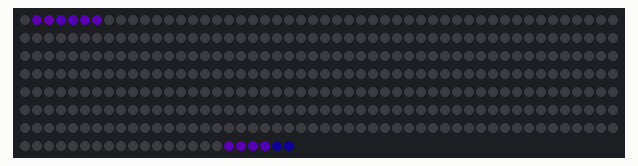
Bench run of a sketch on a simulated Arduino Uno, built with avr-gcc and run on an emulated ATmega328P. On the bench: 373 RGB LEDs in strip order, left to right, continuing on the next row. Dim RGB values are drawn brighter than linear; random numbers use the default seed unless the sketch sets one.

Above: at 3.1 s.
At 7.6 s:
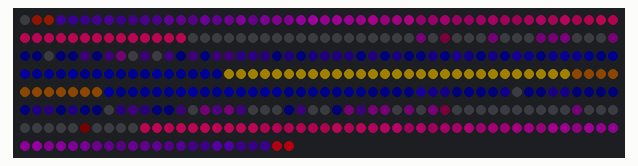
At 12.22 s:
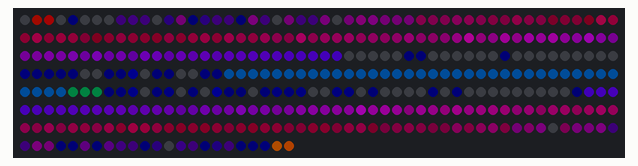
At 21.47 s:
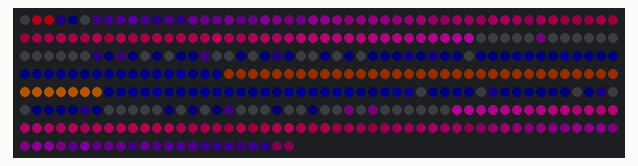
At 27.91 s:
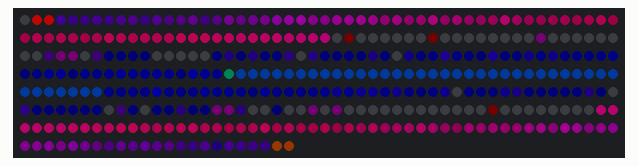
At 39.83 s:
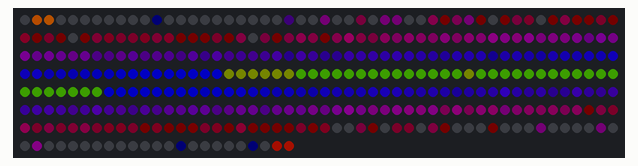

The sketch:

platform_ladder.ino
```cpp
#include <FastLED.h>

FASTLED_USING_NAMESPACE

#define DATA_PIN              2
#define LED_TYPE        WS2812B
#define COLOR_ORDER         GRB
#define NUM_LEDS            373 // 2 per top, 164 per side, 40 on bottom step, plus 1 extra to account for a bug
#define BRIGHTNESS           96
#define FRAMES_PER_SECOND   180

CRGB leds[NUM_LEDS];
uint8_t offset = 0;
uint8_t autoHue = 0;        // auto-rotating "base color" used by many of the patterns

uint8_t lastStepLED = 167;
uint8_t curSidePixel = 0;   // the index of the current side pixel (adjusted for each side)

DEFINE_GRADIENT_PALETTE(sides_gp) {
  0, 65, 0, 177,
  48, 187, 9, 90,
  166, 0, 0, 255,
  255, 65, 0, 177
};

CRGBPalette16 sidePalette = sides_gp;

void setup()
{
  delay(3000); // 3 second delay for recovery

  // tell FastLED about the LED strip configuration
  FastLED.addLeds<LED_TYPE, DATA_PIN, COLOR_ORDER>(leds, NUM_LEDS).setTemperature(TypicalLEDStrip);

  // set master brightness control
  FastLED.setBrightness(BRIGHTNESS);
}

void loop() {
  topBits();
  sides();
  bottomStep();

  // send the 'leds' array out to the actual LED strip
  FastLED.show();
  // insert a delay to keep the framerate modest
  FastLED.delay(1000 / FRAMES_PER_SECOND);

  EVERY_N_MILLISECONDS( 2 ) {
    autoHue++;  // slowly cycle the "base color" through the rainbow
  }
}

void topBits() {
  uint8_t BeatsPerMinute = 60;
  CRGBPalette16 palette = PartyColors_p;
  uint8_t beat = beatsin8(BeatsPerMinute, 64, 255);

  leds[1] = ColorFromPalette(palette, autoHue + (0 * 2), beat - autoHue + (0 * 10));
  leds[2] = ColorFromPalette(palette, autoHue + (1 * 2), beat - autoHue + (1 * 10));
  leds[NUM_LEDS - 2] = ColorFromPalette(palette, autoHue + ((NUM_LEDS - 2) * 2), beat - autoHue + ((NUM_LEDS - 2) * 10));
  leds[NUM_LEDS - 1] = ColorFromPalette(palette, autoHue + ((NUM_LEDS - 1) * 2), beat - autoHue + ((NUM_LEDS - 1) * 10));
}

void sides() {
  uint8_t sideStart = 3;
  uint8_t sideEnd = 166;
  curSidePixel += 3;

  for (int i = sideStart; i <= sideEnd; i++) {
    if (random(10) > 5)
      leds[i] = leds[i].fadeToBlackBy(50);
    if (random(10) > 5) // want them to fade separately
      leds[NUM_LEDS - i].fadeToBlackBy(50);
  }

  for (int j = 0; j < 10; j++) {
    if ((curSidePixel - j <= sideEnd) && (curSidePixel - j >= sideStart)) {
      CRGB color = ColorFromPalette(sidePalette, (curSidePixel - j) * (255 / 163));
      leds[curSidePixel - j] = color;
      leds[NUM_LEDS - (curSidePixel - j)] = color;
    }
  }

  if (curSidePixel >= sideEnd)
    curSidePixel = sideStart;
}

void bottomStep() {
  uint8_t stepStart = 167;
  uint8_t stepEnd = 206;

  for (int i = stepStart; i <= stepEnd; i++) {
    leds[i].fadeToBlackBy(20);
  }

  int pos = beatsin16(40, stepStart, stepEnd);
  CRGB color = leds[lastStepLED];
  if (pos == stepStart || pos == stepEnd)
    color = CHSV(autoHue, 255, 255);

  for (int i = 0; i < 5; i++) {
    if ((pos - i <= stepEnd) && (pos - i >= stepStart)) {
      leds[pos - i] = color;
    }
  }

  lastStepLED = pos;
}
```
